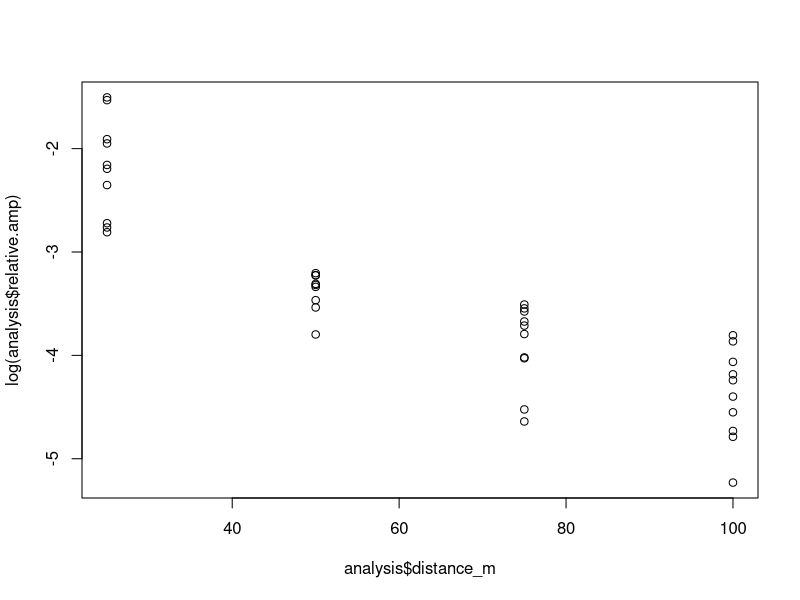
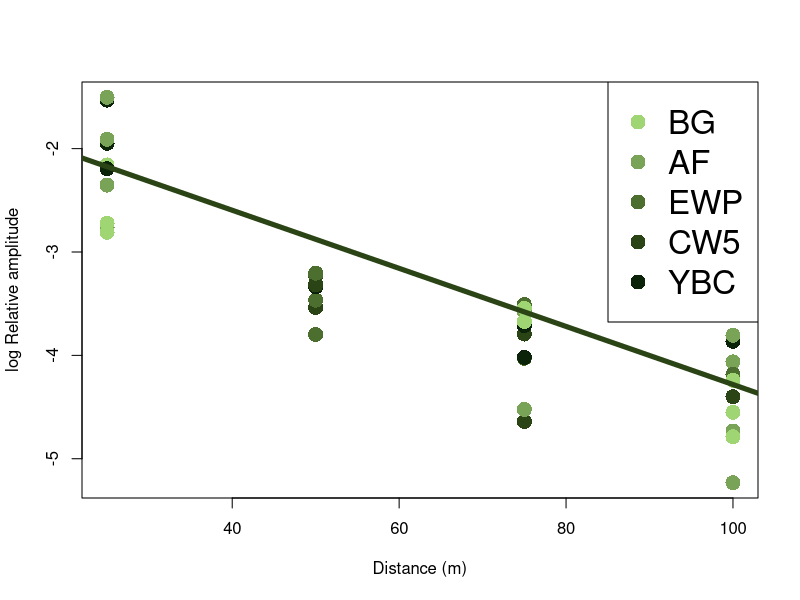

Reproduce these figures in R, in order.
#############################################
###### MA Forest Acoustics Analsysis   ######
###### Distance & Frequency            ######
###### Last update: 4/6/2023           ######
#############################################

library(dplyr)
library(tidyverse)

analysis_table <- read.csv("data/analysis_table.csv")

analysis_table <- analysis_table %>%
  mutate(vol = case_when((species == "CW5" & vol == 75) ~ 100,
                         TRUE ~ as.numeric(as.character(vol))
                         ))

analysis <- analysis_table %>%
  filter(relative_dir == "N", vol == "100")

colors_spec = c("#9FD573","#79A356", "#4C6F2F", "#2B4416", "#0B2308")

# Create DFs for each species

CW_analysis <- analysis %>% 
  filter(species == "CW5")

CWdistMod = lm(log(relative.amp) ~ distance_m, data = CW_analysis)

AF_analysis <- analysis %>% 
  filter(species == "AF")
AFdistMod = lm(log(relative.amp) ~ distance_m, data = AF_analysis)

BG_analysis <- analysis %>% 
  filter(species == "BG")
BGdistMod = lm(log(relative.amp) ~ distance_m, data = BG_analysis)

EWP_analysis <- analysis %>% 
  filter(species == "EWP")
EWPdistMod = lm(log(relative.amp) ~ distance_m, data = EWP_analysis)

YBC_analysis <- analysis %>% 
  filter(species == "YBC")
YBCdistMod = lm(log(relative.amp) ~ distance_m, data = YBC_analysis)

plot(log(analysis$relative.amp) ~ analysis$distance_m, data = analysis)


plot(analysis$distance_m, log(analysis$relative.amp), col=analysis_table$col_spec, pch = 16, cex = 2,
     ylab = "log Relative amplitude", xlab = "Distance (m)")
abline(CWdistMod, lwd = 5, col = analysis_table$col_spec[4])
legend("topright", legend = c("BG", "AF", "EWP", "CW5", "YBC"), pch = 16, cex = 2, col = colors_spec[1:5])
